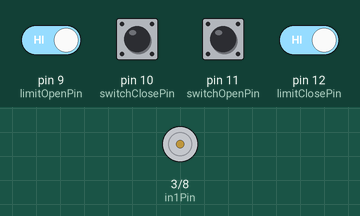
Simulated run of this sketch. Board: Arduino Pro Mini, built with avr-gcc and run on an emulated ATmega328P. Shown: motor-driver pin pairs drawn as motors (green arrow = first pin HIGH = forward, orange = second pin HIGH = backward, longer = more drive, scaled by the enable pin). Inputs (shaded band) come from the test bench; at power-on: pin 9 (limitOpenPin), pin 10 (switchClosePin), pin 11 (switchOpenPin), pin 12 (limitClosePin) HIGH.

Above: at 1.2 s.
1.3 s: pin 10 (switchClosePin) pulled LOW for 0.15 s
At 1.7 s:
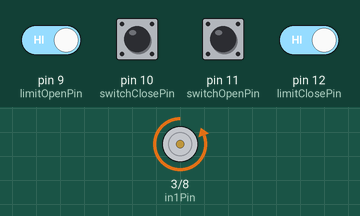
2.9 s: pin 11 (switchOpenPin) pulled LOW for 0.15 s
At 4.1 s:
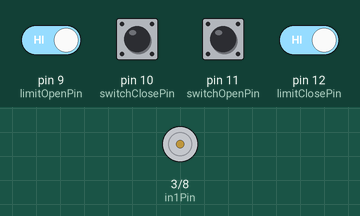
4.5 s: pin 11 (switchOpenPin) pulled LOW for 1 s
At 5.3 s:
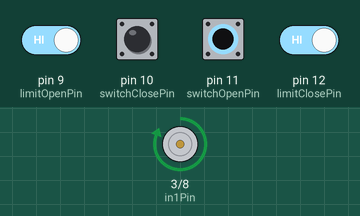
7.0 s: pin 9 (limitOpenPin) driven LOW
At 8.2 s:
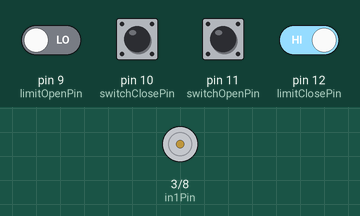
8.5 s: pin 10 (switchClosePin) pulled LOW for 1 s
At 9.6 s:
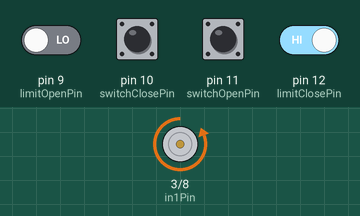
Timing chart, 0 to 11.5 s (numbered marks = the images above; inputs shaded):
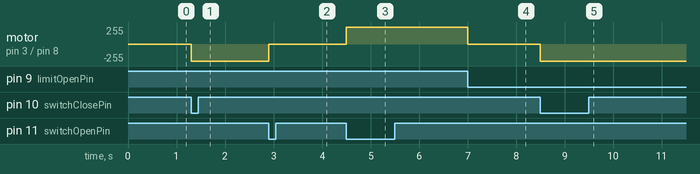

Measured:
- after the input at 1.3 s, motor on pin 3 (in1Pin) / pin 8 (in2Pin): stopped → backward 255/255 at once
- after the input at 2.9 s, motor on pin 3 (in1Pin) / pin 8 (in2Pin): backward 255/255 → stopped at once
- after the input at 4.5 s, motor on pin 3 (in1Pin) / pin 8 (in2Pin): stopped → forward 255/255 at once
- after the input at 7.0 s, motor on pin 3 (in1Pin) / pin 8 (in2Pin): forward 255/255 → stopped at once
- after the input at 8.5 s, motor on pin 3 (in1Pin) / pin 8 (in2Pin): stopped → backward 255/255 at once

The sketch:

Tacoma_Power_Sliding_Window.ino
```cpp
/*
Title:		Toyota Tacoma Power Sliding Window Arduino Code
Author:		Jonathan Cotton (aka TXCotton)
Date:		01/31/2015
Attribution:
		Original idea and R&D by "scratch" on tacomaworld.com
		http://www.tacomaworld.com/forum/2nd-gen-tacomas/356628-power-sliding-window-again.html
Description:
		This code reads a momentary ON-OFF-ON rocker switch & 2 limit switches.  Using these
		inputs, it controls a DC Motor to open / close the rear sliding window.  The rocker
		switch acts as an automatic open / close switch, allowing the user to press and release,
		while the window opens or closes completely without having to hold down the switch for
		the entire duration of travel, much like modern auto down power windows.  Pressing the
		opposite rocker switch direction during movement will stop the movement completely but
		will not change direction (e.g.: while closing, if open is pressed, the window will stop).

		This assumes the following hardware:
		*  3D Printed Mounting Brackets & Leadscrew (https://github.com/scratchhax/TacomaWindow)
		*  Momentary ON-OFF-ON switch (ex: http://www.amazon.com/gp/product/B00H8RD000)
		*  L293D H-Bridge Motor Driver (or compatible such as SN754410 from https://www.sparkfun.com/products/315)
		*  Arduino Pro Mini 5V (https://www.sparkfun.com/products/11113)
		*  L7805 5V Regulator (https://www.sparkfun.com/products/107)
		*  2 x D2F-L-D3 or similar Limit Switches (http://www.digikey.com/product-detail/en/D2F-L-D3/D2F-L-D3-ND)
		*  300RPM DC Motor (http://www.amazon.com/gp/product/B0080DL25Q)
		*  3mm to 5mm Motor Shaft Coupler (http://www.amazon.com/gp/product/B00KHTVZ1M)
		*  10-24 threaded rod, nylon lock nuts, washers
		*  Misc wire, protoboard, screw terminals, screws, solder, etc...
*/

/**********************************************************************************************
Type Definitions
**********************************************************************************************/
enum dir {
  OFF,
  OPEN,
  CLOSE
};


/**********************************************************************************************
Variable Declarations
**********************************************************************************************/
int enaPin = 2;
int in1Pin = 3;
int in2Pin = 8;
int switchClosePin = 10;
int switchOpenPin = 11;
int limitClosePin = 12;
int limitOpenPin = 9;
dir state = OFF;


/**********************************************************************************************
Function Declarations
**********************************************************************************************/
void setup();
void loop();
void setState(dir newState);


/**********************************************************************************************
Configure I/O Pins when powered on.

Note:	All Input Pins are pulled up to VCC, so we are using inverse logic by pulling all Inputs
	to GND when the are activated.
**********************************************************************************************/
void setup()
{
  /********************************************************************************************
	L293D Connections:		Arduino Pro Mini Connections:	L7805 Connections:

	1	ENA			GND	GND			IN	Truck +12V
	2	In1			RAW	+5V			GND	GND
	3	Motor +			2	ENA			OUT	Arduino RAW
	4	GND			3	In1
	6	Motor -			8	In2
	7	In2			10	SwitchClose
	8	Truck +12V		11	SwitchOpen
	16	Truck +12V		12	LimitClose
					9	LimitOpen

	Switch Connections:		Limit Open Connections:		Limit Close Connections:

	Open	SwitchOpen(11)		NO	LimitOpen(9)		NO	LimitClose(12)
	COM	GND			COM	GND			COM	GND
	Close	SwitchClose(10)

  ********************************************************************************************/

  pinMode(enaPin, OUTPUT);
  pinMode(in1Pin, OUTPUT);
  pinMode(in2Pin, OUTPUT);
  pinMode(switchClosePin, INPUT_PULLUP);
  pinMode(switchOpenPin, INPUT_PULLUP);
  pinMode(limitClosePin, INPUT_PULLUP);
  pinMode(limitOpenPin, INPUT_PULLUP);
}


/**********************************************************************************************
Detect state changes in a loop
**********************************************************************************************/
void loop()
{
  /********************************************************************************************
	State Change Scenarios:

	LastState	LimitClose	LimitOpen	SwitchClose	SwitchOpen	NewState
	OFF		X		HIGH		X		LOW		OPEN		If Stopped & Open Button pressed & Not @ Open Limit, start opening
	OFF		HIGH		X		LOW		X		CLOSE		If Stopped & Close Button pressed & Not @ Close Limit, start Closing
	OPEN		X		X		LOW		X		OFF		If Opening & Close Button pressed, stop
	OPEN		X		LOW		X		X		OFF		If Opening & Opened limit reached, stop
	CLOSE		X		X		X		LOW		OFF		If Closing & Open Button pressed, stop
	CLOSE		LOW		X		X		X		OFF		If Closing & Closed limit reached, stop


	Note:	All Input Pins are pulled up to VCC (normally HIGH), so we are using inverse logic by connecting the Input
		to GND when activated so they show up as LOW.
  ********************************************************************************************/

  if (state == OFF && digitalRead(limitOpenPin) == HIGH && digitalRead(switchOpenPin) == LOW )
  {
    setState(OPEN);
  }
  else if (state == OFF && digitalRead(limitClosePin) == HIGH && digitalRead(switchClosePin) == LOW )
  {
    setState(CLOSE);
  }
  else if (state == OPEN && digitalRead(switchClosePin) == LOW )
  {
    setState(OFF);
  }
  else if (state == OPEN && digitalRead(limitOpenPin) == LOW )
  {
    setState(OFF);
  }
  else if (state == CLOSE && digitalRead(switchOpenPin) == LOW )
  {
    setState(OFF);
  }
  else if (state == CLOSE && digitalRead(limitClosePin) == LOW )
  {
    setState(OFF);
  }
}


/**********************************************************************************************
Set outputs based on new state
**********************************************************************************************/
void setState(dir newState)
{
  /********************************************************************************************
	State Output Definitions:

	ENA	In1	In2
	1	0	0	OFF
	1	1	0	OPEN
	1	0	1	CLOSE
  ********************************************************************************************/
  state = newState;
  if (newState == OFF)
  {
    digitalWrite(enaPin, HIGH);
    digitalWrite(in1Pin, LOW);
    digitalWrite(in2Pin, LOW);
    delay(500);
  }
  else if (newState == OPEN)
  {
    digitalWrite(enaPin, HIGH);
    digitalWrite(in1Pin, HIGH);
    digitalWrite(in2Pin, LOW);
  }
  else if (newState == CLOSE)
  {
    digitalWrite(enaPin, HIGH);
    digitalWrite(in1Pin, LOW);
    digitalWrite(in2Pin, HIGH);
  }
}
```
